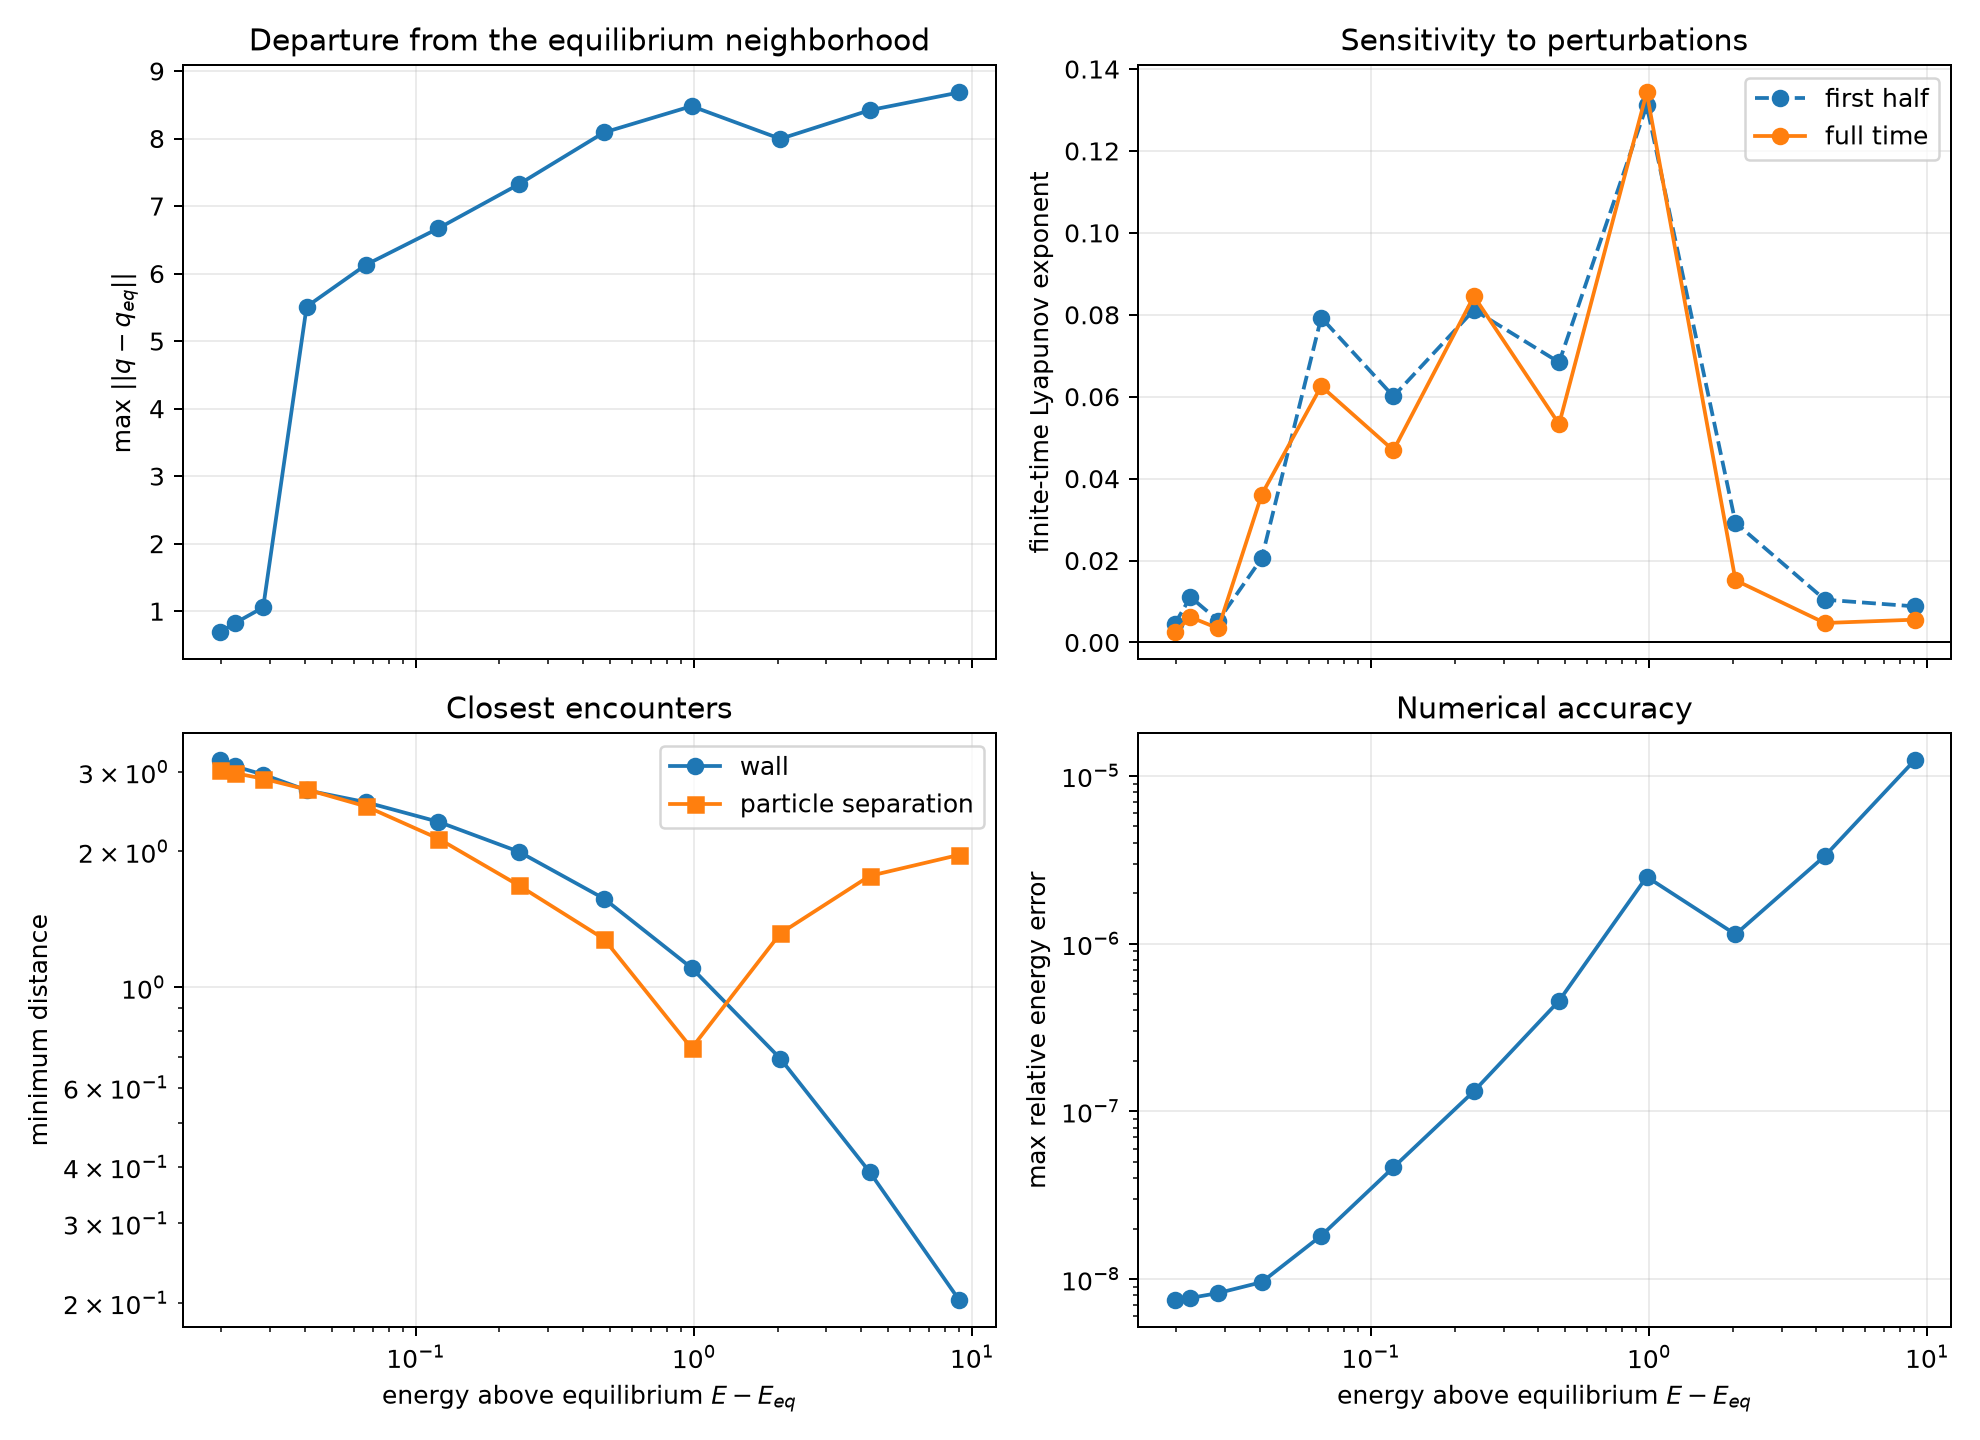

Here is the Python script that generated this plot:
"""Scan energy from report01 Case 2 and diagnose loss of local regularity.

The Case 2 positions and momentum direction are fixed while the antisymmetric
vertical momentum magnitude ``v`` is increased. Since both masses are one,
the total energy is ``E(v) = V(q_case2) + v**2``.

The script saves a summary scan and representative trajectory/Poincare plots.
Its finite-time Lyapunov estimate uses a generic perturbation projected tangent
to the same energy surface; a positive finite-time value is evidence to check
for convergence, not by itself a mathematical proof of chaos.
"""

import argparse

import matplotlib.pyplot as plt
import numpy as np

from initial_conditions import initial_conditions
from system import System, inverse_power_potential, kinetic


PARAMETERS = {
    "k": 1.0,
    "alpha": 1.0,
    "beta": 1.0,
    "C": 1.0,
    "Lx": 10.0,
    "Ly": 10.0,
}
MASSES = np.array([1.0, 1.0])
A_EQUILIBRIUM = 3.6644771408428354
Q_EQUILIBRIUM = np.array([
    [A_EQUILIBRIUM, A_EQUILIBRIUM],
    [10.0 - A_EQUILIBRIUM, 10.0 - A_EQUILIBRIUM],
])
Q_CASE2 = np.asarray(initial_conditions["case2"][0], dtype=float)
E_EQUILIBRIUM = float(
    inverse_power_potential(Q_EQUILIBRIUM, **PARAMETERS)
)
RENORMALIZATION_TIME = 0.5
PERTURBATION_SIZE = 1e-8


def initial_state(v):
    q = Q_CASE2.copy()
    p = np.array([[0.0, v], [0.0, -v]])
    return q, p


def total_energy(q, p):
    return float(
        kinetic(p, MASSES) + inverse_power_potential(q, **PARAMETERS)
    )


def leapfrog_step(q, p, force, h):
    p_half = p + 0.5 * h * force(q)
    q_new = q + h * p_half / MASSES[:, None]
    p_new = p_half + 0.5 * h * force(q_new)
    return q_new, p_new


def integration_step(v, maximum_step):
    """Use smaller steps as faster trajectories turn nearer the soft walls."""
    return maximum_step * min(1.0, 1.0 / max(1.0, v))


def same_energy_perturbation(q, p, force, energy, raw_delta):
    """Normalize a perturbation tangent to H=energy, then correct O(eps^2)."""
    gradient_h = np.concatenate((
        -force(q).ravel(),
        (p / MASSES[:, None]).ravel(),
    ))
    delta = np.asarray(raw_delta, dtype=float).copy()
    delta -= gradient_h * np.dot(delta, gradient_h) / np.dot(
        gradient_h, gradient_h
    )
    delta *= PERTURBATION_SIZE / np.linalg.norm(delta)

    q_perturbed = q + delta[:4].reshape(2, 2)
    p_perturbed = p + delta[4:].reshape(2, 2)

    target_kinetic = energy - inverse_power_potential(
        q_perturbed, **PARAMETERS
    )
    current_kinetic = kinetic(p_perturbed, MASSES)
    if target_kinetic <= 0.0:
        raise RuntimeError("Same-energy perturbation has no real momentum")
    p_perturbed *= np.sqrt(target_kinetic / current_kinetic)
    return q_perturbed, p_perturbed


def analyze_velocity(force, v, duration, maximum_step, max_samples=2000):
    q, p = initial_state(v)
    energy0 = total_energy(q, p)
    initial_delta = np.array([
        1.0, 0.37, -0.21, 0.13, 0.17, -0.29, 0.41, -0.11,
    ])
    q_perturbed, p_perturbed = same_energy_perturbation(
        q, p, force, energy0, initial_delta
    )

    requested_h = integration_step(v, maximum_step)
    nsteps = int(np.ceil(duration / requested_h))
    h = duration / nsteps
    sample_stride = max(1, nsteps // max_samples)
    renormalize_stride = max(1, int(round(RENORMALIZATION_TIME / h)))
    section_value = Q_EQUILIBRIUM[0, 1]

    times = [0.0]
    q_samples = [q.copy()]
    poincare = []
    max_equilibrium_distance = np.linalg.norm(q - Q_EQUILIBRIUM)
    min_separation = np.linalg.norm(q[0] - q[1])
    min_wall_distance = float(np.min((q, 10.0 - q)))
    max_relative_energy_error = 0.0
    log_growth = 0.0
    lyapunov_time = 0.0
    half_time_ftle = np.nan

    for step in range(nsteps):
        q_before = q
        p_before = p
        signed_before = q_before[0, 1] - section_value

        q, p = leapfrog_step(q, p, force, h)
        q_perturbed, p_perturbed = leapfrog_step(
            q_perturbed, p_perturbed, force, h
        )

        max_equilibrium_distance = max(
            max_equilibrium_distance, np.linalg.norm(q - Q_EQUILIBRIUM)
        )
        min_separation = min(min_separation, np.linalg.norm(q[0] - q[1]))
        min_wall_distance = min(
            min_wall_distance, float(np.min((q, 10.0 - q)))
        )

        signed_after = q[0, 1] - section_value
        if signed_before < 0.0 <= signed_after:
            fraction = -signed_before / (signed_after - signed_before)
            q_crossing = q_before + fraction * (q - q_before)
            p_crossing = p_before + fraction * (p - p_before)
            if p_crossing[0, 1] > 0.0:
                poincare.append([q_crossing[0, 0], p_crossing[0, 0]])

        if (step + 1) % renormalize_stride == 0:
            delta = np.concatenate((
                (q_perturbed - q).ravel(),
                (p_perturbed - p).ravel(),
            ))
            separation = np.linalg.norm(delta)
            if not np.isfinite(separation) or separation == 0.0:
                raise RuntimeError(f"Lyapunov separation failed at v={v:g}")
            log_growth += np.log(separation / PERTURBATION_SIZE)
            lyapunov_time += renormalize_stride * h
            q_perturbed, p_perturbed = same_energy_perturbation(
                q, p, force, total_energy(q, p), delta
            )
            if np.isnan(half_time_ftle) and lyapunov_time >= 0.5 * duration:
                half_time_ftle = log_growth / lyapunov_time

        if (step + 1) % sample_stride == 0 or step + 1 == nsteps:
            times.append((step + 1) * h)
            q_samples.append(q.copy())
            relative_error = abs(total_energy(q, p) - energy0) / abs(energy0)
            max_relative_energy_error = max(
                max_relative_energy_error, relative_error
            )

    return {
        "v": v,
        "energy": energy0,
        "energy_excess": energy0 - E_EQUILIBRIUM,
        "h": h,
        "max_equilibrium_distance": max_equilibrium_distance,
        "min_separation": min_separation,
        "min_wall_distance": min_wall_distance,
        "max_relative_energy_error": max_relative_energy_error,
        "ftle_half": half_time_ftle,
        "ftle": log_growth / lyapunov_time,
        "times": np.asarray(times),
        "q": np.asarray(q_samples),
        "poincare": np.asarray(poincare).reshape(-1, 2),
    }


def run_scan(v_min, v_max, points, duration, maximum_step):
    seed_q, seed_p = initial_state(0.05)
    system = System(
        seed_q, seed_p, kinetic, inverse_power_potential, PARAMETERS,
        masses=MASSES,
    )
    velocities = np.geomspace(v_min, v_max, points)
    results = []
    for number, v in enumerate(velocities, start=1):
        result = analyze_velocity(
            system.force, float(v), duration, maximum_step
        )
        results.append(result)
        print(
            f"[{number:02d}/{points:02d}] v={v:.5f} "
            f"E={result['energy']:.6f} Rmax={result['max_equilibrium_distance']:.4f} "
            f"FTLE={result['ftle']:.5e} dE/E={result['max_relative_energy_error']:.2e}"
        )
    return results


def plot_summary(results, output):
    excess = np.array([item["energy_excess"] for item in results])
    radius = np.array([item["max_equilibrium_distance"] for item in results])
    ftle_half = np.array([item["ftle_half"] for item in results])
    ftle = np.array([item["ftle"] for item in results])
    wall = np.array([item["min_wall_distance"] for item in results])
    particle = np.array([item["min_separation"] for item in results])
    energy_error = np.array([
        item["max_relative_energy_error"] for item in results
    ])

    figure, axes = plt.subplots(2, 2, figsize=(11, 8), sharex=True)
    axes[0, 0].plot(excess, radius, "o-")
    axes[0, 0].set(
        xscale="log", ylabel=r"max $||q-q_{eq}||$",
        title="Departure from the equilibrium neighborhood",
    )

    axes[0, 1].plot(excess, ftle_half, "o--", label="first half")
    axes[0, 1].plot(excess, ftle, "o-", label="full time")
    axes[0, 1].axhline(0.0, color="black", linewidth=0.8)
    axes[0, 1].set(xscale="log", ylabel="finite-time Lyapunov exponent",
                   title="Sensitivity to perturbations")
    axes[0, 1].legend()

    axes[1, 0].plot(excess, wall, "o-", label="wall")
    axes[1, 0].plot(excess, particle, "s-", label="particle separation")
    axes[1, 0].set(xscale="log", yscale="log", ylabel="minimum distance",
                   title="Closest encounters")
    axes[1, 0].legend()

    axes[1, 1].plot(excess, energy_error, "o-")
    axes[1, 1].set(xscale="log", yscale="log",
                   ylabel="max relative energy error",
                   title="Numerical accuracy")

    for axis in axes[1]:
        axis.set_xlabel(r"energy above equilibrium $E-E_{eq}$")
    for axis in axes.ravel():
        axis.grid(alpha=0.25)
    figure.tight_layout()
    figure.savefig(output, dpi=180)
    plt.close(figure)


def representative_indices(results):
    radius = np.array([
        item["max_equilibrium_distance"] for item in results
    ])
    ftle = np.array([item["ftle"] for item in results])
    escaped = np.flatnonzero(radius > 2.0)
    onset = int(escaped[0]) if len(escaped) else len(results) // 3
    return np.unique([0, onset, int(np.argmax(ftle)), len(results) - 1])


def plot_trajectories(results, output):
    selected = representative_indices(results)
    figure, axes = plt.subplots(2, len(selected), figsize=(4 * len(selected), 8))
    if len(selected) == 1:
        axes = axes[:, None]

    for column, index in enumerate(selected):
        result = results[index]
        trajectory_axis = axes[0, column]
        section_axis = axes[1, column]
        q = result["q"]

        for particle in range(2):
            trajectory_axis.plot(
                q[:, particle, 0], q[:, particle, 1], linewidth=0.8,
                label=f"particle {particle + 1}",
            )
            trajectory_axis.plot(
                Q_EQUILIBRIUM[particle, 0], Q_EQUILIBRIUM[particle, 1],
                marker="*", color=f"C{particle}", markersize=9,
            )
        trajectory_axis.set(
            xlim=(0.0, 10.0), ylim=(0.0, 10.0), aspect="equal",
            xlabel="x", ylabel="y",
            title=f"E={result['energy']:.3f}, FTLE={result['ftle']:.3g}",
        )
        if column == 0:
            trajectory_axis.legend()

        poincare = result["poincare"]
        if len(poincare):
            section_axis.scatter(
                poincare[:, 0], poincare[:, 1], s=14, alpha=0.75
            )
        section_axis.set(
            xlabel=r"$x_1$ at section", ylabel=r"$p_{x1}$ at section",
            title=f"Poincare returns: {len(poincare)}",
        )
        trajectory_axis.grid(alpha=0.2)
        section_axis.grid(alpha=0.2)

    figure.tight_layout()
    figure.savefig(output, dpi=180)
    plt.close(figure)


def print_table(results):
    print(
        "\n      v       energy      E-Eeq     Rmax     min wall  "
        "min r12       FTLE      dE/E"
    )
    for item in results:
        print(
            f"{item['v']:8.5f}  {item['energy']:10.6f}  "
            f"{item['energy_excess']:9.6f}  "
            f"{item['max_equilibrium_distance']:7.3f}  "
            f"{item['min_wall_distance']:9.4f}  "
            f"{item['min_separation']:8.4f}  "
            f"{item['ftle']:9.3e}  "
            f"{item['max_relative_energy_error']:8.2e}"
        )


def main(v_min=0.05, v_max=3.0, points=12, duration=300.0,
         maximum_step=0.005, summary_output="case2_energy_scan.png",
         trajectory_output="case2_energy_trajectories.png"):
    results = run_scan(v_min, v_max, points, duration, maximum_step)
    print_table(results)
    plot_summary(results, summary_output)
    plot_trajectories(results, trajectory_output)
    print(f"\nSaved summary to {summary_output}")
    print(f"Saved representative trajectories to {trajectory_output}")
    return results


if __name__ == "__main__":
    parser = argparse.ArgumentParser(description=__doc__)
    parser.add_argument("--v-min", type=float, default=0.05)
    parser.add_argument("--v-max", type=float, default=3.0)
    parser.add_argument("--points", type=int, default=12)
    parser.add_argument("--duration", type=float, default=300.0)
    parser.add_argument("--max-step", type=float, default=0.005)
    parser.add_argument("--summary-output", default="case2_energy_scan.png")
    parser.add_argument(
        "--trajectory-output", default="case2_energy_trajectories.png"
    )
    args = parser.parse_args()
    main(
        args.v_min, args.v_max, args.points, args.duration, args.max_step,
        args.summary_output, args.trajectory_output,
    )
